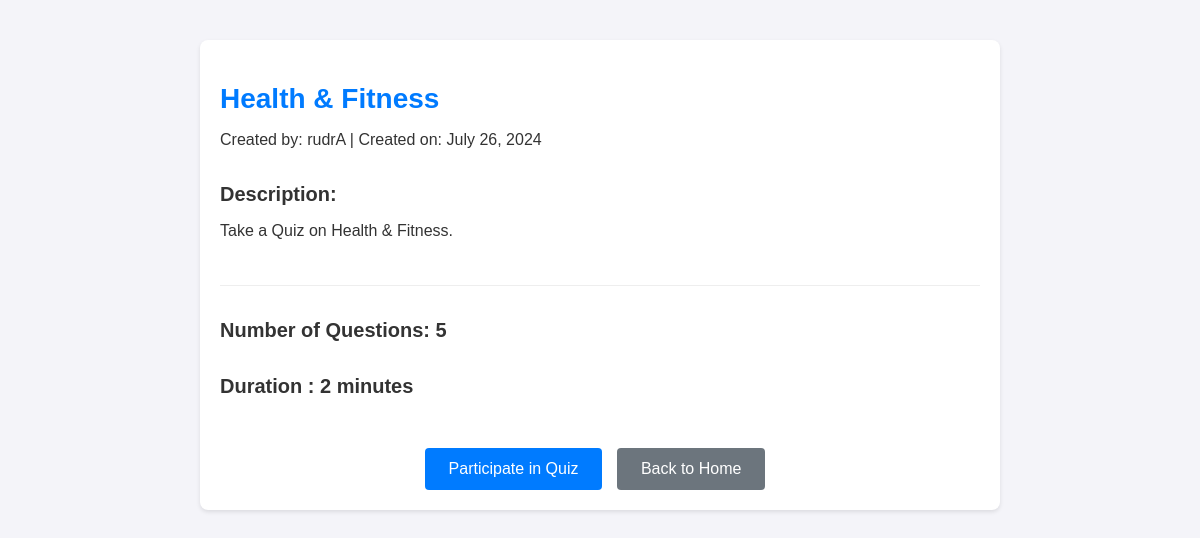
/quizzes/quiz/7/, run on the app's committed database.
### quizzes/models.py (models this page shows)
class QuizModel(models.Model):
    title = models.CharField(max_length=255)
    author = models.ForeignKey(get_user_model(), on_delete=models.CASCADE, related_name="QuizModel_user",null=True)
    quiz_picture = models.ImageField(upload_to="quiz_pictures/",null=True, blank=True)
    description = models.TextField(null=True,blank=True)
    no_of_questions= models.IntegerField(default=0)
    duration_minutes = models.IntegerField(default=10)
    created_at = models.DateTimeField(auto_now_add=True)

### quizzes/views.py (the view)
# urls.py: path('quiz/<int:quiz_id>/', quiz_detail_view, name='quiz_detail'),
def quiz_detail_view(request, quiz_id):
    quiz = get_object_or_404(QuizModel, id=quiz_id)
    return render(request, 'quiz_detail.html', {'quiz': quiz})

### quizzes/templates/quiz_detail.html (shortened to what this page needs)
<!DOCTYPE html>
<html lang="en">
<head>
</head>
<body>
  <div class="container mt-5 pt-4">
    <div class="quiz-detail">
      <h2 class="text-center">{{ quiz.title }}</h2>
      <p class="text-center text-muted">Created by: {{ quiz.author.username }} | Created on:
        {{ quiz.created_at|date:"F j, Y" }}</p>
      <div class="quiz-description my-4">
        <h5>Description:</h5>
        <p>{{ quiz.description }}</p>
      </div>
      <div class="quiz-questions my-4">
        <h5>Number of Questions: {{ quiz.no_of_questions }}</h5>
      </div>
      <div class="quiz-duration my-4">
        <h5>Duration : {{ quiz.duration_minutes }} minutes</h5>
      </div>
      <div class="button-container">
        <a href="{% url 'participate_in_quiz' quiz.id %}" class="btn btn-primary">Participate in Quiz</a>
        <a href="{% url 'home_view' %}" class="btn btn-secondary">Back to Home</a>
      </div>
    </div>
  </div>
</body>
</html>

### quizzes/templates/quiz_detail.html (style rules this page uses)
body { font-family: Arial, sans-serif; background-color: #f4f4f9; color: #333; margin: 0; padding: 0; }
.container { max-width: 800px; margin: 0 auto; padding: 40px 20px; }
.quiz-detail { background-color: #fff; padding: 20px; border-radius: 8px; box-shadow: 0 2px 4px rgba(0, 0, 0, 0.1); }
h2 { font-size: 28px; margin-bottom: 10px; color: #007bff; }
p { font-size: 16px; margin-bottom: 30px; }
.quiz-description { border-bottom: 1px solid #eee; padding-bottom: 15px; margin-bottom: 15px; }
h5 { font-size: 20px; margin-bottom: 10px; }
.button-container { text-align: center; margin-top: 30px; }
.btn { color: white; border: none; padding: 12px 24px; font-size: 16px; cursor: pointer; border-radius: 4px; margin-top: 20px; margin-right: 10px; display: inline-block; text-decoration: none; }
.btn-primary { background-color: #007bff; }
.btn-secondary { background-color: #6c757d; }

### data on the page
QuizModel: title "Health & Fitness", author.username "rudrA", created_at "July 26, 2024", description "Take a Quiz on Health & Fitness.", no_of_questions "5", duration_minutes "2"
